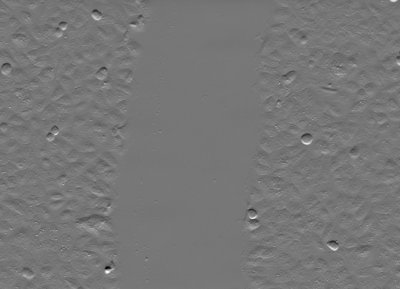
#> input picture python_for_microscopists-master/images/scratch_assay/Scratch0.jpg, 400 x 289 px, found by its file name
$ python 200_GLCM_features.py   (older library calls are emulated)
#> lines starting #> are read from the running program, lines starting #| are printed output that depends on the picture
# https://youtu.be/5x-CIHRmMNY
"""
@author: Sreenivas Bhattiprolu
https://scikit-image.org/docs/dev/auto_examples/features_detection/plot_glcm.html

skimage.feature.greycomatrix(image, distances, angles, levels=None, symmetric=False, normed=False)
distances - List of pixel pair distance offsets.
angles - List of pixel pair angles in radians.

skimage.feature.greycoprops(P, prop)
prop: The property of the GLCM to compute.
{‘contrast’, ‘dissimilarity’, ‘homogeneity’, ‘energy’, ‘correlation’, ‘ASM’}

"""

import matplotlib.pyplot as plt

from skimage.feature import greycomatrix, greycoprops
from skimage import io
import cv2
import numpy as np

PATCH_SIZE = 35

image = io.imread('Scratch0.jpg')
#> image is the input picture: shape (289, 400); min 0, max 255, mean 118.6
plt.imshow(image, cmap='gray')

#Full image
GLCM = greycomatrix(image, [1], [0, np.pi/4, np.pi/2, 3*np.pi/4])
a= greycoprops(GLCM, 'energy')[0, 0]
#> a = 0.195

# select some patches from grassy areas of the image
cell_locations = [(50, 50), (200, 50), (50, 350), (200, 350)]
cell_patches = []
for loc in cell_locations:
    cell_patches.append(image[loc[0]:loc[0] + PATCH_SIZE,
                               loc[1]:loc[1] + PATCH_SIZE])
#> after the loop, cell_patches = 4 items

# select some patches from sky areas of the image
scratch_locations = [(50, 200), (150, 200), (250, 150), (200, 200)]
scratch_patches = []
for loc in scratch_locations:
    scratch_patches.append(image[loc[0]:loc[0] + PATCH_SIZE,
                             loc[1]:loc[1] + PATCH_SIZE])
#> after the loop, scratch_patches = 4 items

# compute some GLCM properties each patch
diss_sim = []
corr = []
homogen = []
energy = []
contrast = []
for patch in (cell_patches + scratch_patches):
    glcm = greycomatrix(patch, distances=[5], angles=[0], levels=256,
                        symmetric=True, normed=True)
    diss_sim.append(greycoprops(glcm, 'dissimilarity')[0, 0]) #[0,0] to convert array to value
    corr.append(greycoprops(glcm, 'correlation')[0, 0])
    homogen.append(greycoprops(glcm, 'homogeneity')[0, 0])
    energy.append(greycoprops(glcm, 'energy')[0, 0])
    contrast.append(greycoprops(glcm, 'contrast')[0, 0])
#> this loop made 8 passes
#> after the loop, contrast = [54.43, 90.4, 58.7, 82.2, 0.303, 1.62, 0.511, 0.268]; corr = [0.141, 0.396, 0.248, 0.0829, 0.509, 0.148, 0.44, 0.136]; diss_sim = [5.75, 7.22, 5.8, 7, 0.291, 0.597, 0.369, 0.247]; energy = [0.0608, 0.0496, 0.0564, 0.0522, 0.583, 0.472, 0.506, 0.736]; homogen = [0.161, 0.141, 0.168, 0.138, 0.855, 0.764, 0.83, 0.879]


# OPTIONAL PLOTTING for Visualization of points and patches
# create the figure
fig = plt.figure(figsize=(8, 8))

# display original image with locations of patches
ax = fig.add_subplot(3, 2, 1)
ax.imshow(image, cmap=plt.cm.gray,
          vmin=0, vmax=255)
for (y, x) in cell_locations:
    ax.plot(x + PATCH_SIZE / 2, y + PATCH_SIZE / 2, 'gs')
for (y, x) in scratch_locations:
    ax.plot(x + PATCH_SIZE / 2, y + PATCH_SIZE / 2, 'bs')
ax.set_xlabel('Original Image')
ax.set_xticks([])
ax.set_yticks([])
ax.axis('image')

# for each patch, plot (dissimilarity, correlation)
ax = fig.add_subplot(3, 2, 2)
ax.plot(diss_sim[:len(cell_patches)], corr[:len(cell_patches)], 'go',
        label='Cells')
ax.plot(diss_sim[len(cell_patches):], corr[len(cell_patches):], 'bo',
        label='Scratch')
ax.set_xlabel('GLCM Dissimilarity')
ax.set_ylabel('GLCM Correlation')
ax.legend()

# display the image patches
for i, patch in enumerate(cell_patches):
    ax = fig.add_subplot(3, len(cell_patches), len(cell_patches)*1 + i + 1)
    ax.imshow(patch, cmap=plt.cm.gray,
              vmin=0, vmax=255)
    ax.set_xlabel('Cells %d' % (i + 1))
#> this loop made 4 passes

for i, patch in enumerate(scratch_patches):
    ax = fig.add_subplot(3, len(scratch_patches), len(scratch_patches)*2 + i + 1)
    ax.imshow(patch, cmap=plt.cm.gray,
              vmin=0, vmax=255)
    ax.set_xlabel('Scratch %d' % (i + 1))


# display the patches and plot
fig.suptitle('Grey level co-occurrence matrix features', fontsize=14, y=1.05)
plt.tight_layout()
plt.show()
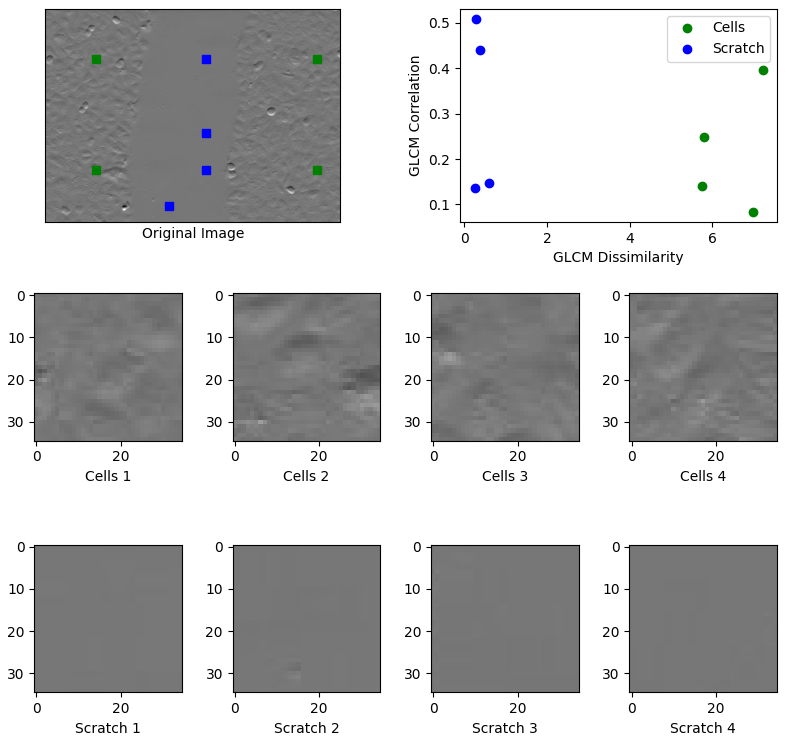
#> figure drawn by matplotlib, 10 panels
